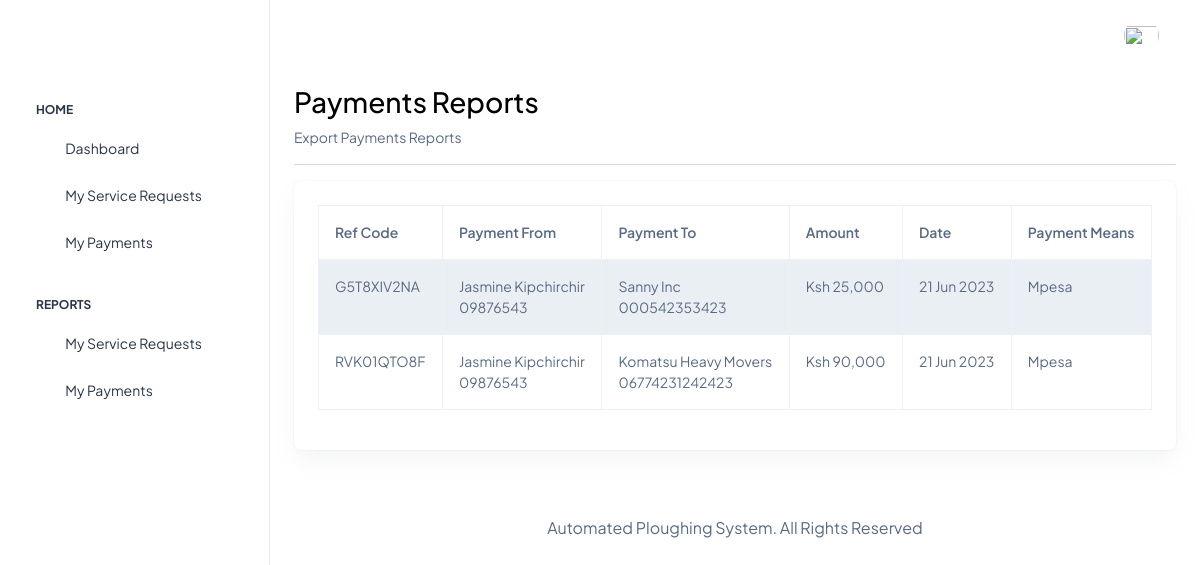
/landing/reports_payments.php (signed in), run on the app's committed database.
### tables this page shows
CREATE TABLE `payments` (
  `payment_id` int(200) NOT NULL,
  `payment_request_id` int(200) NOT NULL,
  `payment_amount` varchar(200) NOT NULL,
  `payment_ref_code` varchar(200) NOT NULL,
  `payment_means` varchar(200) NOT NULL,
  `payment_date` timestamp(6) NOT NULL DEFAULT current_timestamp(6)
);

CREATE TABLE `farmers` (
  `farmer_id` int(200) NOT NULL,
  `farmer_login_id` int(200) NOT NULL,
  `farmer_name` varchar(200) NOT NULL,
  `farmer_contacts` varchar(200) NOT NULL,
  `farmer_address` longtext NOT NULL
);

CREATE TABLE `ploughing_service_providers` (
  `service_provider_id` int(200) NOT NULL,
  `service_provider_login_id` int(200) NOT NULL,
  `service_provider_name` varchar(200) NOT NULL,
  `service_provider_contacts` varchar(200) NOT NULL,
  `service_provider_address` longtext NOT NULL
);

CREATE TABLE `ploughing_service_request` (
  `request_id` int(200) NOT NULL,
  `request_famer_id` int(200) NOT NULL,
  `request_service_provider_id` int(200) NOT NULL,
  `request_location` longtext NOT NULL,
  `request_farm_size` varchar(200) NOT NULL,
  `request_date` varchar(200) NOT NULL,
  `request_payment_status` varchar(200) NOT NULL,
  `request_cost` varchar(200) NOT NULL
);

### landing/reports_payments.php (the view, shortened to what this page needs)
<?php
require_once('../app/config/config.php');
require_once('../app/partials/backoffice_head.php');
?>
<body>
    <?php if ($_SESSION['login_rank'] == 'Admin') { ?>
        <div class="page-wrapper" id="main-wrapper" data-layout="vertical" data-navbarbg="skin6" data-sidebartype="full" data-sidebar-position="fixed" data-header-position="fixed">
            <?php require_once('../app/partials/backoffice_sidebar.php'); ?>
            <div class="body-wrapper">
                <?php require_once('../app/partials/backoffice_header.php'); ?>
                <div class="container-fluid">
                    <div class="d-flex justify-content-between">
                        <div class="mr-auto">
                            <h2 class="text-black font-w600">Payments Reports</h2>
                            <p class="mb-0">Export Payments Reports</p>
                        </div>
                    </div>
                    <hr>
                    <div class="row">
                        <div class="col-lg-12 d-flex align-items-stretch">
                            <div class="card w-100">
                                <div class="card-body p-4">
                                    <div class="table-responsive">
                                        <table class="report_table table table-striped table-bordered">
                                            <thead>
                                                <tr>
                                                    <th>Ref Code</th>
                                                    <th>Payment From</th>
                                                    <th>Payment To</th>
                                                    <th>Amount</th>
                                                    <th>Date</th>
                                                    <th>Payment Means</th>
                                                </tr>
                                            </thead>
                                            <tbody>
                                                <?php
                                                $system_users_sql = mysqli_query(
                                                    $mysqli,
                                                    "SELECT * FROM payments p
                                                INNER JOIN ploughing_service_request psr ON psr.request_id = p.payment_request_id
                                                INNER JOIN ploughing_service_providers psp ON psp.service_provider_id = psr.request_service_provider_id
                                                INNER JOIN farmers f ON f.farmer_id =psr.request_famer_id "
                                                );
                                                if (mysqli_num_rows($system_users_sql) > 0) {
                                                    while ($system_users = mysqli_fetch_array($system_users_sql)) {
                                                ?>
                                                        <tr>
                                                            <td>
                                                                <?php echo $system_users['payment_ref_code']; ?>
                                                            </td>
                                                            <td>
                                                                <?php echo $system_users['farmer_name']; ?> <br>
                                                                <?php echo $system_users['farmer_contacts']; ?>
                                                            </td>
                                                            <td>
                                                                <?php echo $system_users['service_provider_name']; ?><br>
                                                                <?php echo $system_users['service_provider_contacts']; ?>
                                                            </td>
                                                            <td>Ksh <?php echo number_format($system_users['request_cost']); ?></td>
                                                            <td><?php echo date('d M Y', strtotime($system_users['payment_date'])); ?></td>
                                                            <td><?php echo $system_users['payment_means']; ?></td>
                                                        </tr>
                                                <?php
                                                    }
                                                } ?>
                                            </tbody>
                                        </table>
                                    </div>
                                </div>
                            </div>
                        </div>
                    </div>
                </div>
                <?php require_once('../app/partials/backoffice_footer.php'); ?>
            </div>
        </div>
    <?php } else if ($_SESSION['login_rank'] == 'Farmer') { ?>
        <div class="page-wrapper" id="main-wrapper" data-layout="vertical" data-navbarbg="skin6" data-sidebartype="full" data-sidebar-position="fixed" data-header-position="fixed">
            <?php require_once('../app/partials/backoffice_sidebar.php'); ?>
            <div class="body-wrapper">
                <?php require_once('../app/partials/backoffice_header.php'); ?>
                <div class="container-fluid">
                    <div class="d-flex justify-content-between">
                        <div class="mr-auto">
                            <h2 class="text-black font-w600">Payments Reports</h2>
                            <p class="mb-0">Export Payments Reports</p>
                        </div>
                    </div>
                    <hr>
                    <div class="row">
                        <div class="col-lg-12 d-flex align-items-stretch">
                            <div class="card w-100">
                                <div class="card-body p-4">
                                    <div class="table-responsive">
                                        <table class="report_table table table-striped table-bordered">
                                            <thead>
                                                <tr>
                                                    <th>Ref Code</th>
                                                    <th>Payment From</th>
                                                    <th>Payment To</th>
                                                    <th>Amount</th>
                                                    <th>Date</th>
                                                    <th>Payment Means</th>
                                                </tr>
                                            </thead>
                                            <tbody>
                                                <?php
                                                $system_users_sql = mysqli_query(
                                                    $mysqli,
                                                    "SELECT * FROM payments p
                                                    INNER JOIN ploughing_service_request psr ON psr.request_id = p.payment_request_id
                                                    INNER JOIN ploughing_service_providers psp ON psp.service_provider_id = psr.request_service_provider_id
                                                    INNER JOIN farmers f ON f.farmer_id =psr.request_famer_id
                                                    WHERE f.farmer_login_id = '{$_SESSION['login_id']}'"
                                                );
                                                if (mysqli_num_rows($system_users_sql) > 0) {
                                                    while ($system_users = mysqli_fetch_array($system_users_sql)) {
                                                ?>
                                                        <tr>
                                                            <td>
                                                                <?php echo $system_users['payment_ref_code']; ?>
                                                            </td>
                                                            <td>
                                                                <?php echo $system_users['farmer_name']; ?> <br>
                                                                <?php echo $system_users['farmer_contacts']; ?>
                                                            </td>
                                                            <td>
                                                                <?php echo $system_users['service_provider_name']; ?><br>
                                                                <?php echo $system_users['service_provider_contacts']; ?>
                                                            </td>
                                                            <td>Ksh <?php echo number_format($system_users['request_cost']); ?></td>
                                                            <td><?php echo date('d M Y', strtotime($system_users['payment_date'])); ?></td>
                                                            <td><?php echo $system_users['payment_means']; ?></td>
                                                        </tr>
                                                <?php
                                                    }
                                                } ?>
                                            </tbody>
                                        </table>
                                    </div>
                                </div>
                            </div>
                        </div>
                    </div>
                </div>
                <?php require_once('../app/partials/backoffice_footer.php'); ?>
            </div>
        </div>
    <?php } ?>
</body>
</html>

### data on the page
payments: payment_ref_code "G5T8XIV2NA", farmers.farmer_name "Jasmine Kipchirchir", farmers.farmer_contacts "09876543", ploughing_service_providers.service_provider_name "Sanny Inc", ploughing_service_providers.service_provider_contacts "000542353423", payment_request.request_cost "25,000", payment_date "21 Jun 2023", payment_means "Mpesa"
payments: payment_ref_code "RVK01QTO8F", farmers.farmer_name "Jasmine Kipchirchir", farmers.farmer_contacts "09876543", ploughing_service_providers.service_provider_name "Komatsu Heavy Movers", ploughing_service_providers.service_provider_contacts "06774231242423", payment_request.request_cost "90,000", payment_date "21 Jun 2023", payment_means "Mpesa"
